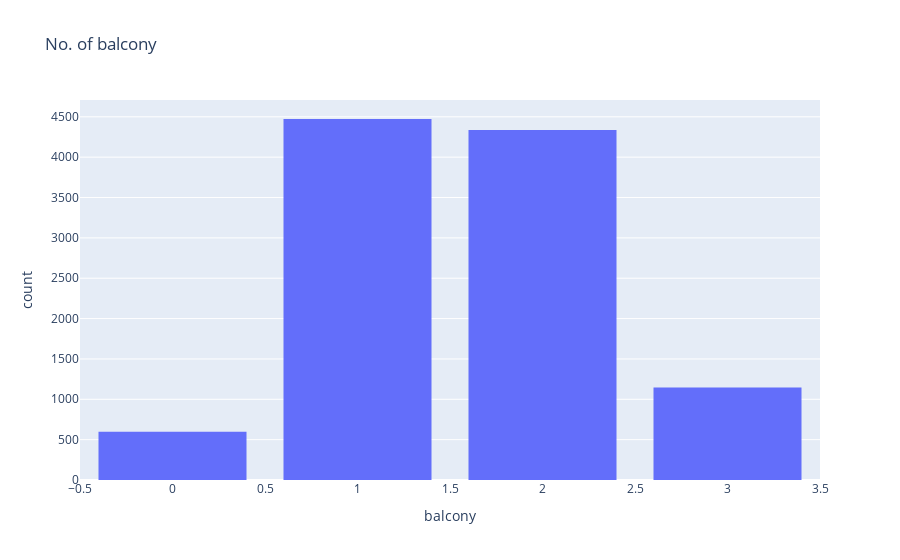

Notebook cell for this chart:
### Code cell
fig = px.histogram(df3, x='balcony', title='No. of balcony')
fig.update_layout(bargap=0.2)
fig.show()

### Figure 1 — Plotly figure (JSON) as saved in the notebook; plotly's stock layout.template omitted (floating-point values rounded to 4 significant figures; data arrays with more than 128 entries replaced by an {"elided": "..."} marker saying what was removed)
{"data": [{"alignmentgroup": "True", "bingroup": "x", "hovertemplate": "balcony=%{x}<br>count=%{y}<extra></extra>", "legendgroup": "", "marker": {"color": "#636efa", "pattern": {"shape": ""}}, "name": "", "offsetgroup": "", "orientation": "v", "showlegend": false, "type": "histogram", "x": {"elided": "10552 int values"}, "xaxis": "x", "yaxis": "y"}], "layout": {"bargap": 0.2, "barmode": "relative", "legend": {"tracegroupgap": 0}, "title": {"text": "No. of balcony"}, "xaxis": {"anchor": "y", "domain": [0, 1], "title": {"text": "balcony"}}, "yaxis": {"anchor": "x", "domain": [0, 1], "title": {"text": "count"}}}}
